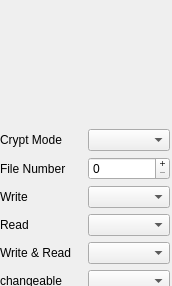
<?xml version="1.0" encoding="UTF-8"?>
<ui version="4.0">
 <class>File</class>
 <widget class="QDialog" name="File">
  <property name="windowModality">
   <enum>Qt::WindowModal</enum>
  </property>
  <property name="geometry">
   <rect>
    <x>0</x>
    <y>0</y>
    <width>172</width>
    <height>286</height>
   </rect>
  </property>
  <property name="sizePolicy">
   <sizepolicy hsizetype="Maximum" vsizetype="Maximum">
    <horstretch>0</horstretch>
    <verstretch>0</verstretch>
   </sizepolicy>
  </property>
  <property name="minimumSize">
   <size>
    <width>0</width>
    <height>0</height>
   </size>
  </property>
  <property name="maximumSize">
   <size>
    <width>99999</width>
    <height>99999</height>
   </size>
  </property>
  <property name="sizeIncrement">
   <size>
    <width>229</width>
    <height>357</height>
   </size>
  </property>
  <property name="windowTitle">
   <string>Dialog</string>
  </property>
  <property name="layoutDirection">
   <enum>Qt::LeftToRight</enum>
  </property>
  <property name="modal">
   <bool>true</bool>
  </property>
  <widget class="QWidget" name="horizontalLayoutWidget">
   <property name="geometry">
    <rect>
     <x>0</x>
     <y>0</y>
     <width>170</width>
     <height>320</height>
    </rect>
   </property>
   <layout class="QHBoxLayout" name="horizontalLayout">
    <property name="sizeConstraint">
     <enum>QLayout::SetMaximumSize</enum>
    </property>
    <item>
     <layout class="QVBoxLayout" name="verticalLayout">
      <item>
       <widget class="QDockWidget" name="dockWidget">
        <property name="sizePolicy">
         <sizepolicy hsizetype="Expanding" vsizetype="Expanding">
          <horstretch>0</horstretch>
          <verstretch>0</verstretch>
         </sizepolicy>
        </property>
        <property name="features">
         <set>QDockWidget::NoDockWidgetFeatures</set>
        </property>
        <widget class="QWidget" name="dockWidgetContents"/>
       </widget>
      </item>
      <item>
       <layout class="QHBoxLayout" name="horizontalLayout_2">
        <item>
         <widget class="QLabel" name="label_12">
          <property name="text">
           <string>Crypt Mode</string>
          </property>
         </widget>
        </item>
        <item>
         <widget class="QComboBox" name="comboBox"/>
        </item>
       </layout>
      </item>
      <item>
       <layout class="QHBoxLayout" name="horizontalLayout_3">
        <item>
         <widget class="QLabel" name="label_5">
          <property name="text">
           <string>File Number</string>
          </property>
         </widget>
        </item>
        <item>
         <widget class="QSpinBox" name="spinBox">
          <property name="inputMethodHints">
           <set>Qt::ImhDigitsOnly</set>
          </property>
          <property name="wrapping">
           <bool>false</bool>
          </property>
          <property name="frame">
           <bool>true</bool>
          </property>
          <property name="readOnly">
           <bool>false</bool>
          </property>
          <property name="buttonSymbols">
           <enum>QAbstractSpinBox::PlusMinus</enum>
          </property>
          <property name="accelerated">
           <bool>true</bool>
          </property>
          <property name="keyboardTracking">
           <bool>true</bool>
          </property>
          <property name="maximum">
           <number>28</number>
          </property>
         </widget>
        </item>
       </layout>
      </item>
      <item>
       <layout class="QHBoxLayout" name="horizontalLayout_4">
        <item>
         <widget class="QLabel" name="label">
          <property name="text">
           <string>Write</string>
          </property>
         </widget>
        </item>
        <item>
         <widget class="QComboBox" name="comboBox_2"/>
        </item>
       </layout>
      </item>
      <item>
       <layout class="QHBoxLayout" name="horizontalLayout_5">
        <item>
         <widget class="QLabel" name="label_2">
          <property name="text">
           <string>Read</string>
          </property>
         </widget>
        </item>
        <item>
         <widget class="QComboBox" name="comboBox_3"/>
        </item>
       </layout>
      </item>
      <item>
       <layout class="QHBoxLayout" name="horizontalLayout_6">
        <item>
         <widget class="QLabel" name="label_3">
          <property name="text">
           <string>Write &amp; Read</string>
          </property>
         </widget>
        </item>
        <item>
         <widget class="QComboBox" name="comboBox_4"/>
        </item>
       </layout>
      </item>
      <item>
       <layout class="QHBoxLayout" name="horizontalLayout_7">
        <item>
         <widget class="QLabel" name="label_4">
          <property name="text">
           <string>changeable</string>
          </property>
         </widget>
        </item>
        <item>
         <widget class="QComboBox" name="comboBox_5"/>
        </item>
       </layout>
      </item>
      <item>
       <widget class="QDialogButtonBox" name="buttonBox">
        <property name="orientation">
         <enum>Qt::Horizontal</enum>
        </property>
        <property name="standardButtons">
         <set>QDialogButtonBox::Cancel|QDialogButtonBox::Ok</set>
        </property>
        <property name="centerButtons">
         <bool>true</bool>
        </property>
       </widget>
      </item>
     </layout>
    </item>
   </layout>
  </widget>
 </widget>
 <resources/>
 <connections>
  <connection>
   <sender>buttonBox</sender>
   <signal>rejected()</signal>
   <receiver>File</receiver>
   <slot>reject()</slot>
   <hints>
    <hint type="sourcelabel">
     <x>316</x>
     <y>260</y>
    </hint>
    <hint type="destinationlabel">
     <x>286</x>
     <y>274</y>
    </hint>
   </hints>
  </connection>
 </connections>
</ui>
